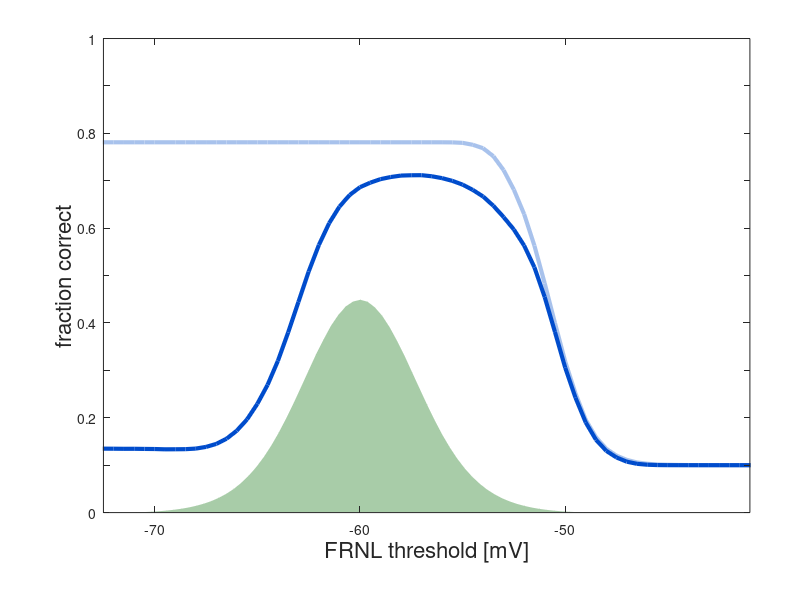

MATLAB code to generate this figure: (Note: this script raises an error after producing the figure.)
% script for creating Fig. 7 figure supplement 1

close all
clearvars
cd(fileparts(which(mfilename)));
addpath('../functions/');

load('script_2d_ILC_data.mat','thresholds','FC_LIN');
ILC_2D_LIN = FC_LIN;

load('script_2d_Bayes_ILC_data.mat','FC_OPT');
ILC_2D_OPT = FC_OPT;

font_size = 16;
curve_width = 3;
ax_width = 1;

xmin = -72.5;
xmax = -41;

phase_color = [0 .3 .8];
white = [1 1 1];
light_blue = 0.33*phase_color + 0.66*white;
hist_color = [0.66 0.8 0.66];

width = 400;
height = 320;
mtop = 25;
mbottom = 60;
mright = 30;
mleft = 65;

figure_width = mleft+width+mright;
figure_height = mbottom+height+mtop;
set(gcf,'unit','pixel','position',[0 0 figure_width figure_height])
set(gcf,'color','white')

axes_position = [mleft mbottom width height];
axes('unit','pixel','position',axes_position)
set(gca,'FontName','Helvetica','fontsize',font_size,'linewidth',ax_width)

plot([])
hold on
 
load('Uhist_data.mat','counts','centers');
area(centers,0.45*counts/max(counts),'faceColor',hist_color,'edgecolor','w')    
set(gca,'layer','top')

set(gca,'xlim',[xmin xmax],'xtick',-70:10:-45)
set(gca,'ylim',[0 1],'ytick',0:.1:1,'yticklabel',{'0','','0.2','','0.4','','0.6','','0.8','','1'})

xlabel('FRNL threshold [mV]','FontName','Helvetica','fontsize',font_size)
ylabel('fraction correct','FontName','Helvetica','fontsize',font_size);

p1 = plot(thresholds,ILC_2D_OPT,'linewidth',curve_width,'color',light_blue);
p2 = plot(thresholds,ILC_2D_LIN,'linewidth',curve_width,'color',phase_color);

[maxx,maxy] = maxfit(thresholds,ILC_2D_LIN);
scatter(maxx,maxy,100,phase_color,'d','filled')

leg = legend([p1 p2],{' optimal decoder',' linear decoder'},'location','northwest');
a = get(leg,'position');
a(1) = a(1)+0.05;
set(leg,'position',a);
legend boxoff

gwidth = 69;
axes_position = [mleft+width-1.65*gwidth mbottom+height-1.1*gwidth gwidth gwidth];
subplot_axes = axes('unit','pixel','position',axes_position);
hold on
axis off
daspect([1 1 1])

gabor_params = [0,0,3,45,0,10];
NN = 1000;
G = circular_gabor([5],gabor_params,NN);
maxg = max(max(G));
for i = 1:NN
    for j = 1:NN
        if (i-NN/2)^2+(j-NN/2)^2 > (NN/2)^2
            G(i,j) = maxg;
        end
    end 
end  
imagesc(G)
colormap(0.25+0.75*gray(256));

cx0 = NN/2;
cy0 = NN/2;
rr = 1.5*NN/2;
ph0 = pi/4;
dph = pi*12/180;
tt = linspace(ph0-dph,ph0+dph);
xx = cx0+rr*cos(tt);
yy = cy0+rr*sin(tt);
hold on
plot(xx,yy,'color','k','linewidth',1.5)

asize = 90;
tilt1 = 20*pi/180;
tilt2 = 25*pi/180;
ax0 = cx0+rr*cos(ph0-dph);
ay0 = cy0+rr*sin(ph0-dph);
plot([ax0 ax0-asize*cos(pi/2-ph0+dph+tilt1)],[ay0 ay0+asize*sin(pi/2-ph0+dph+tilt1)],'color','k','linewidth',1.5)
plot([ax0 ax0-asize*cos(pi/2-ph0+dph-tilt2)],[ay0 ay0+asize*sin(pi/2-ph0+dph-tilt2)],'color','k','linewidth',1.5)
ax0 = cx0+rr*cos(ph0+dph);
ay0 = cy0+rr*sin(ph0+dph);
plot([ax0 ax0+asize*cos(pi/2-ph0-dph+tilt2)],[ay0 ay0-asize*sin(pi/2-ph0-dph+tilt2)],'color','k','linewidth',1.5)
plot([ax0 ax0+asize*cos(pi/2-ph0-dph-tilt1)],[ay0 ay0-asize*sin(pi/2-ph0-dph-tilt1)],'color','k','linewidth',1.5)

text(1.44*rr,1.56*rr,sprintf('10%c',char(176)),'FontName','Helvetica','fontsize',font_size-2)

set(gcf,'PaperPositionMode','auto','papersize',[18 16]);
print(gcf,'S8','-dpdf','-r0')
saveas(gcf,sprintf('%s.png',mfilename));

max(ILC_2D_LIN)
max(ILC_2D_OPT)